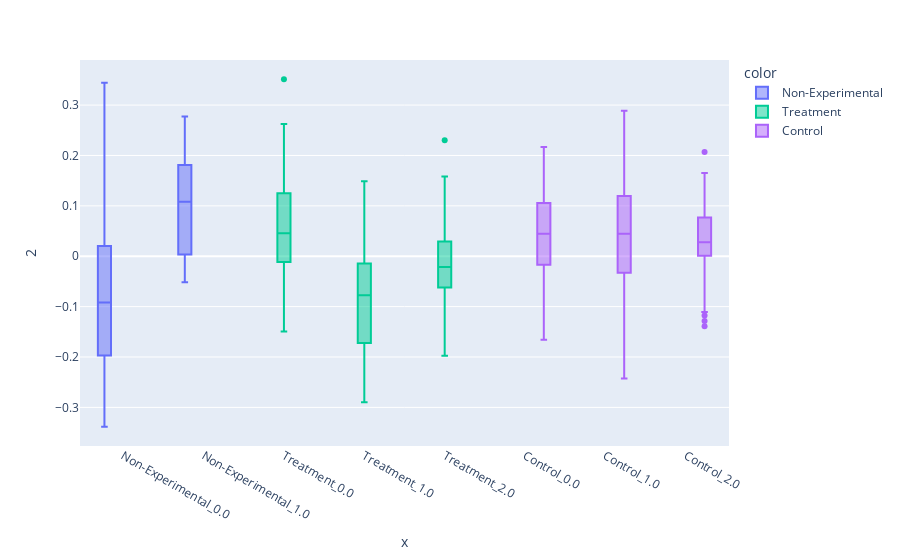

Notebook code for this chart:
### Markdown cell above
###  Document visualizations using treatment status by sessions as labels

### Code cell
px.box(DCM, x=doc.treatment_by_session, y=2, height=500, color=doc.treatment_status)

### Figure 1 — Plotly figure (JSON) as saved in the notebook; plotly's stock layout.template omitted (floating-point values rounded to 4 significant figures; data arrays with more than 128 entries replaced by an {"elided": "..."} marker saying what was removed)
{"data": [{"alignmentgroup": "True", "hovertemplate": "color=Non-Experimental<br>x=%{x}<br>2=%{y}<extra></extra>", "legendgroup": "Non-Experimental", "marker": {"color": "#636efa"}, "name": "Non-Experimental", "notched": false, "offsetgroup": "Non-Experimental", "orientation": "v", "showlegend": true, "type": "box", "x": ["Non-Experimental_0.0", "Non-Experimental_1.0", "Non-Experimental_0.0", "Non-Experimental_1.0", "Non-Experimental_0.0", "Non-Experimental_0.0", "Non-Experimental_1.0", "Non-Experimental_0.0", "Non-Experimental_0.0", "Non-Experimental_1.0", "Non-Experimental_0.0", "Non-Experimental_1.0", "Non-Experimental_1.0", "Non-Experimental_0.0", "Non-Experimental_1.0", "Non-Experimental_0.0", "Non-Experimental_1.0", "Non-Experimental_0.0", "Non-Experimental_1.0", "Non-Experimental_0.0", "Non-Experimental_1.0", "Non-Experimental_0.0", "Non-Experimental_1.0", "Non-Experimental_0.0", "Non-Experimental_0.0", "Non-Experimental_0.0", "Non-Experimental_1.0", "Non-Experimental_1.0", "Non-Experimental_0.0", "Non-Experimental_0.0", "Non-Experimental_0.0", "Non-Experimental_0.0", "Non-Experimental_0.0", "Non-Experimental_0.0", "Non-Experimental_0.0", "Non-Experimental_0.0", "Non-Experimental_0.0", "Non-Experimental_0.0", "Non-Experimental_0.0", "Non-Experimental_0.0", "Non-Experimental_0.0", "Non-Experimental_0.0", "Non-Experimental_0.0", "Non-Experimental_0.0", "Non-Experimental_0.0", "Non-Experimental_0.0", "Non-Experimental_0.0", "Non-Experimental_0.0", "Non-Experimental_0.0", "Non-Experimental_0.0", "Non-Experimental_0.0", "Non-Experimental_0.0", "Non-Experimental_0.0", "Non-Experimental_0.0", "Non-Experimental_0.0", "Non-Experimental_0.0", "Non-Experimental_0.0", "Non-Experimental_0.0", "Non-Experimental_0.0", "Non-Experimental_0.0", "Non-Experimental_0.0", "Non-Experimental_0.0", "Non-Experimental_0.0", "Non-Experimental_0.0", "Non-Experimental_0.0", "Non-Experimental_0.0", "Non-Experimental_0.0", "Non-Experimental_0.0", "Non-Experimental_0.0", "Non-Experimental_0.0", "Non-Experimental_0.0", "Non-Experimental_0.0", "Non-Experimental_0.0", "Non-Experimental_0.0", "Non-Experimental_0.0", "Non-Experimental_0.0", "Non-Experimental_0.0", "Non-Experimental_0.0", "Non-Experimental_0.0", "Non-Experimental_0.0", "Non-Experimental_0.0", "Non-Experimental_0.0", "Non-Experimental_0.0", "Non-Experimental_0.0", "Non-Experimental_0.0", "Non-Experimental_0.0", "Non-Experimental_0.0", "Non-Experimental_0.0", "Non-Experimental_0.0", "Non-Experimental_0.0", "Non-Experimental_0.0", "Non-Experimental_0.0", "Non-Experimental_0.0", "Non-Experimental_0.0"], "x0": " ", "xaxis": "x", "y": [0.1147, 0.1684, -0.09027, 0.02846, 0.02503, 0.1111, 0.1575, -0.04978, -0.002107, 0.1306, 0.1011, -0.01464, 0.0941, -0.05294, -0.0518, 0.3442, 0.2773, 0.03813, 0.2728, 0.04481, 0.108, 0.02625, -0.0188, 0.2204, -0.04513, 0.1542, 0.2202, 0.009569, 0.06114, -0.0246, -0.1895, -0.06124, -0.224, -0.2583, -0.1271, -0.1387, -0.1378, -0.1135, -0.05423, -0.01387, -0.2031, -0.09425, -0.263, 0.08519, 0.03006, -0.148, -0.1041, -0.2946, -0.2586, -0.1953, -0.1959, 0.0276, -0.05746, -0.2165, -0.1362, -0.03048, -0.02928, -0.07687, -0.1587, -0.2493, -0.2459, 0.04737, -0.08194, -0.2006, -0.23, -0.3243, 0.1733, -0.1828, -0.2678, -0.187, -0.2523, -0.2124, 0.08581, 0.02768, -0.09191, -0.2024, -0.105, -0.07727, -0.2486, -0.09358, 0.07033, 0.01111, -0.3383, -0.1947, -0.1141, 0.2299, -0.2492, -0.1196, -0.07102, -0.1125, -0.01063, -0.08459, 0.01887, -0.2028], "y0": " ", "yaxis": "y"}, {"alignmentgroup": "True", "hovertemplate": "color=Treatment<br>x=%{x}<br>2=%{y}<extra></extra>", "legendgroup": "Treatment", "marker": {"color": "#00cc96"}, "name": "Treatment", "notched": false, "offsetgroup": "Treatment", "orientation": "v", "showlegend": true, "type": "box", "x": {"elided": "192 str values"}, "x0": " ", "xaxis": "x", "y": {"elided": "192 float values"}, "y0": " ", "yaxis": "y"}, {"alignmentgroup": "True", "hovertemplate": "color=Control<br>x=%{x}<br>2=%{y}<extra></extra>", "legendgroup": "Control", "marker": {"color": "#ab63fa"}, "name": "Control", "notched": false, "offsetgroup": "Control", "orientation": "v", "showlegend": true, "type": "box", "x": {"elided": "176 str values"}, "x0": " ", "xaxis": "x", "y": {"elided": "176 float values"}, "y0": " ", "yaxis": "y"}], "layout": {"autosize": true, "boxmode": "group", "legend": {"title": {"text": "color"}, "tracegroupgap": 0}, "margin": {"t": 60}, "xaxis": {"anchor": "y", "autorange": true, "domain": [0, 1], "range": [-0.5283, 7.528], "title": {"text": "x"}, "type": "category"}, "yaxis": {"anchor": "x", "autorange": true, "domain": [0, 1], "range": [-0.3767, 0.3895], "title": {"text": "2"}, "type": "linear"}}}
